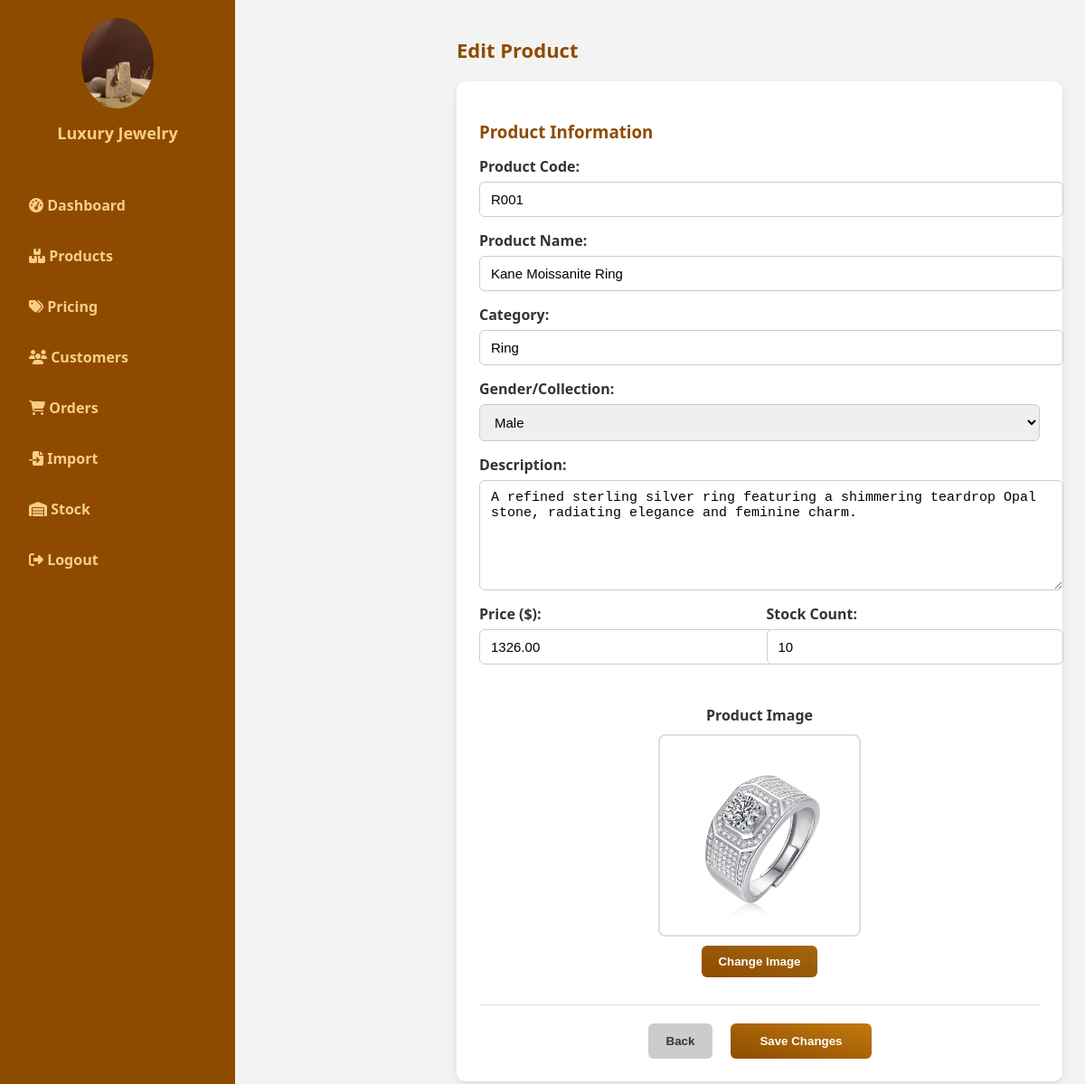
The page /Jewellery/admin/edit_product.php on the database as committed earlier.
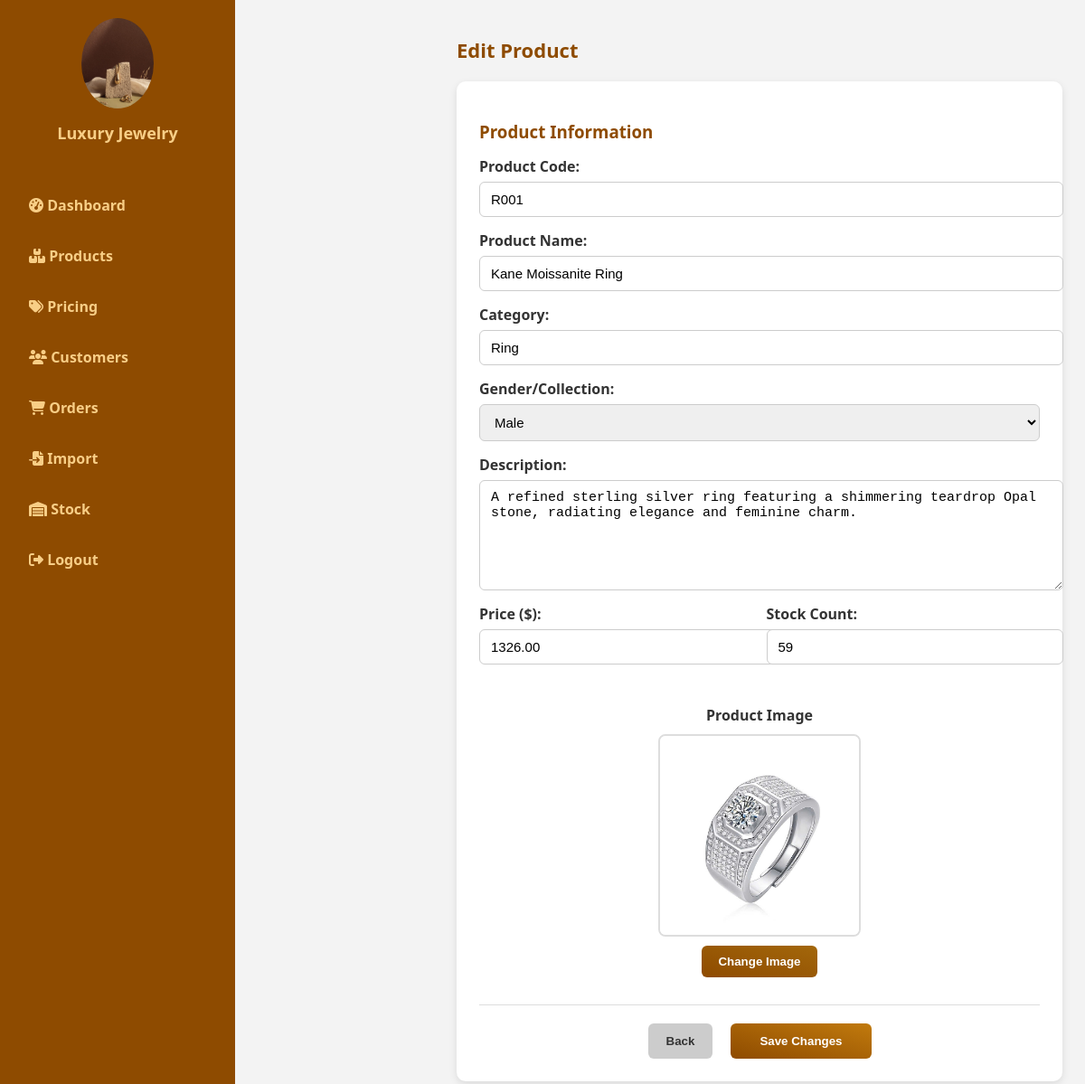
The same page on the database as committed later.
### tables this page shows
CREATE TABLE `product_details` (
  `id` int(11) NOT NULL AUTO_INCREMENT,
  `product_id` varchar(50) NOT NULL,
  `description` text DEFAULT NULL,
  `material` varchar(255) DEFAULT NULL,
  `design` varchar(255) DEFAULT NULL,
  `stone` varchar(100) DEFAULT NULL,
  `color` varchar(100) DEFAULT NULL,
  `brand` varchar(255) DEFAULT 'ThirtySix Jewellery',
  PRIMARY KEY (`id`),
  KEY `product_id` (`product_id`),
  CONSTRAINT `product_details_ibfk_1` FOREIGN KEY (`product_id`) REFERENCES `products` (`id`) ON DELETE CASCADE
);

CREATE TABLE `products` (
  `id` varchar(50) NOT NULL,
  `name` varchar(255) DEFAULT NULL,
  `price` decimal(15,2) DEFAULT NULL,
  `image` varchar(255) DEFAULT NULL,
  `cost_price` decimal(15,2) DEFAULT 0.00,
  `profit_percent` int(11) DEFAULT 0,
  `stock` int(11) DEFAULT 0,
  `category` varchar(100) DEFAULT NULL,
  `gender` varchar(20) DEFAULT NULL,
  PRIMARY KEY (`id`)
);

### Jewellery/admin/edit_product.php (the view, shortened to what this page needs)
<?php
require_once '../config/config.php';
$code = htmlspecialchars($_GET['code'] ?? 'R001');
$sql = "SELECT p.*, pd.description FROM products p LEFT JOIN product_details pd ON p.id = pd.product_id WHERE p.id = ?";
$stmt = $conn->prepare($sql);
$stmt->bind_param("s", $code);
$stmt->execute();
$result = $stmt->get_result();
if ($result->num_rows > 0) {
    $productRow = $result->fetch_assoc();
    $product = [
        'code'        => $productRow['id'],
        'name'        => $productRow['name'],
        'description' => $productRow['description'],
        'image'       => $productRow['image'],
        'price'       => $productRow['price'],
        'stock'       => $productRow['stock'],
        'category'    => $productRow['category'],
        'gender'      => $productRow['gender']
    ];
} else {
    die("Product not found");
}
?>
<!DOCTYPE html>
<html lang="en">
<head>
</head>
<body>
<?php include 'sidebar_include.php'; ?>
  <main>
    <h1>Edit Product</h1>
    <div class="card">
      <h3>Product Information</h3>
      <form method="post"
            action="edit_product.php?code=<?php echo urlencode($code); ?>"
            enctype="multipart/form-data">
        <div class="form-layout">
          <div class="form-column">
            <div class="form-group">
              <label>Product Code:</label>
              <input type="text" name="product_code"
                     value="<?php echo htmlspecialchars($product['code']); ?>" readonly>
            </div>
            <div class="form-group">
              <label>Product Name:</label>
              <input type="text" name="product_name"
                     value="<?php echo htmlspecialchars($product['name']); ?>">
            </div>
            <div class="form-group">
              <label>Category:</label>
              <input type="text" name="category" placeholder="Ring, Necklace, etc."
                     value="<?php echo htmlspecialchars($product['category'] ?? ''); ?>">
            </div>
            <div class="form-group">
              <label>Gender/Collection:</label>
              <select name="gender" style="padding:10px 12px; border:1px solid #ccc; border-radius:6px; font-size:15px;">
                <option value="Male" <?php echo (($product['gender']??'')=='Male')?'selected':''; ?>>Male</option>
              </select>
            </div>
            <div class="form-group">
              <label>Description:</label>
              <textarea name="description"><?php echo htmlspecialchars($product['description'] ?? ''); ?></textarea>
            </div>
            <div style="display:flex; gap:15px;">
              <div class="form-group" style="flex:1;">
                <label>Price ($):</label>
                <input type="number" name="price" step="0.01" min="0"
                       value="<?php echo htmlspecialchars($product['price'] ?? '0.00'); ?>" required>
              </div>
              <div class="form-group" style="flex:1;">
                <label>Stock Count:</label>
                <input type="number" name="stock" min="0"
                       value="<?php echo htmlspecialchars($product['stock'] ?? '0'); ?>" required>
              </div>
            </div>
          </div>
          <div class="image-column">
            <label style="font-weight:bold;margin-bottom:10px;">Product Image</label>
            <div class="image-preview">
              <img id="previewImage"
                   src="../images/<?php echo htmlspecialchars($product['image']); ?>"
                   alt="Product Image">
            </div>
            <button type="button" class="btn-change-image"
                    onclick="document.getElementById('uploadImage').click()">
              Change Image
            </button>
          </div>
        </div>
        <div class="form-actions">
          <button type="button" class="btn btn-secondary"
                  onclick="window.location.href='product_management.php'">Back</button>
          <button type="submit" class="btn btn-primary"
                  style="padding:0.75rem 2rem;font-weight:600;">
            Save Changes
          </button>
        </div>
      </form>
    </div>
  </main>
</body>
</html>

Rows that differ between the two databases and show on the page:
changed through a linked row, product_details "Kane Moissanite Ring": stock "10" → "59"
